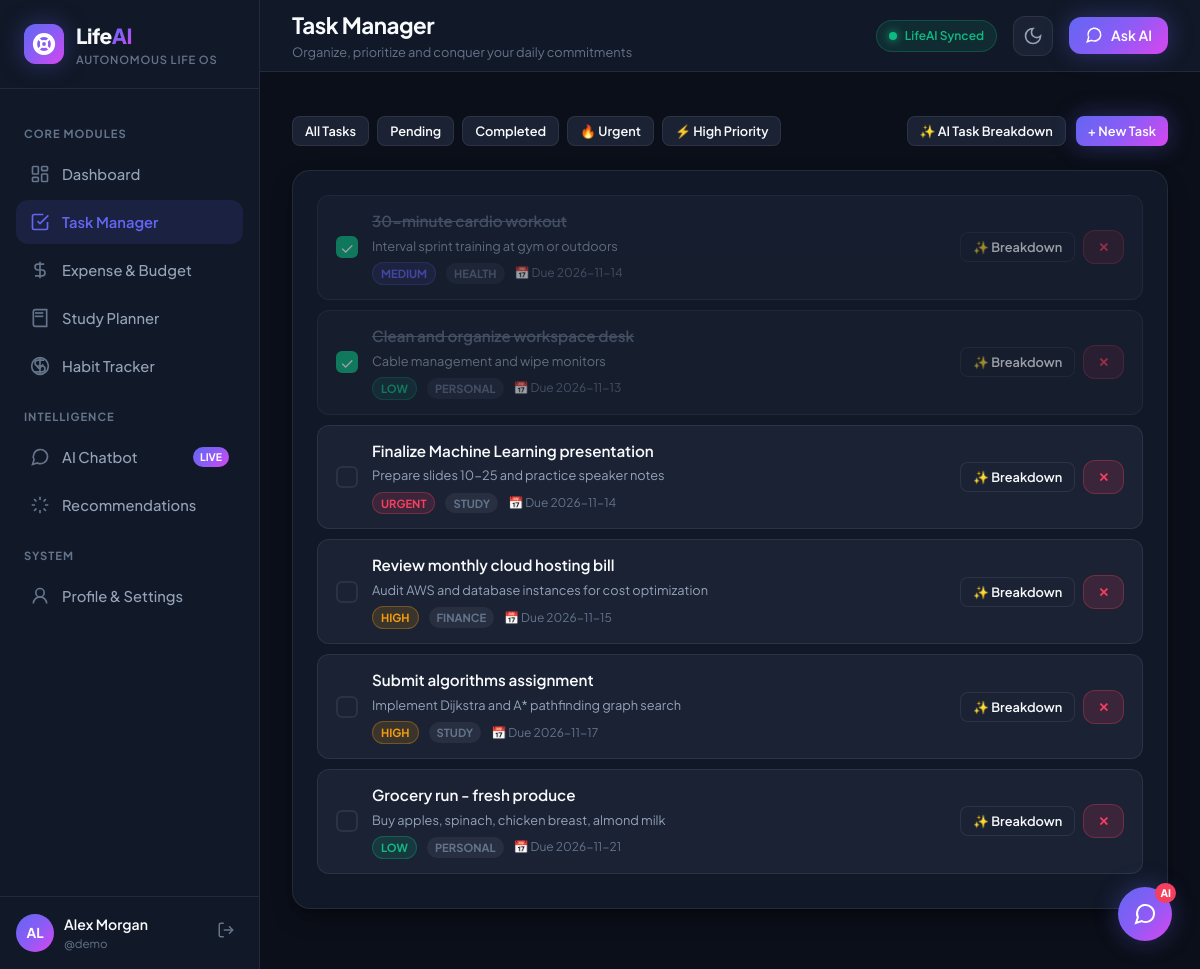
Page /tasks (signed in) on the committed database.
### tables this page shows
CREATE TABLE users (
        id INTEGER PRIMARY KEY AUTOINCREMENT,
        username TEXT UNIQUE NOT NULL,
        email TEXT UNIQUE NOT NULL,
        password_hash TEXT NOT NULL,
        full_name TEXT NOT NULL,
        monthly_budget REAL DEFAULT 2500.0,
        theme TEXT DEFAULT 'dark',
        created_at TIMESTAMP DEFAULT CURRENT_TIMESTAMP
    );

CREATE TABLE tasks (
        id INTEGER PRIMARY KEY AUTOINCREMENT,
        user_id INTEGER NOT NULL,
        title TEXT NOT NULL,
        description TEXT,
        category TEXT DEFAULT 'Work',
        priority TEXT DEFAULT 'Medium',
        due_date TEXT,
        status TEXT DEFAULT 'Pending',
        created_at TIMESTAMP DEFAULT CURRENT_TIMESTAMP,
        FOREIGN KEY (user_id) REFERENCES users (id) ON DELETE CASCADE
    );

### app.py (the view)
@app.route('/tasks')
@login_required
def tasks():
    user_id = session['user_id']
    conn = get_db()
    all_tasks = conn.execute("""
        SELECT * FROM tasks
        WHERE user_id = ?
        ORDER BY
            status ASC,
            CASE priority
                WHEN 'Urgent' THEN 1
                WHEN 'High' THEN 2
                WHEN 'Medium' THEN 3
                ELSE 4
            END,
            due_date ASC
    """, (user_id,)).fetchall()
    conn.close()
    today_str = date.today().isoformat()
    return render_template('tasks.html', tasks=all_tasks, today=today_str)

### app.py (called while the page is built)
def login_required(f):
    @wraps(f)
    def decorated_function(*args, **kwargs):
        if 'user_id' not in session:
            flash('Please log in to access your LifeAI dashboard.', 'warning')
            return redirect(url_for('login'))
        return f(*args, **kwargs)
    return decorated_function

@app.context_processor
def inject_user():
    if 'user_id' in session:
        conn = get_db()
        user = conn.execute("SELECT * FROM users WHERE id = ?", (session['user_id'],)).fetchone()
        conn.close()
        return {'current_user': user}
    return {'current_user': None}

### database.py (called while the page is built)
def get_db():
    conn = sqlite3.connect(DB_PATH, timeout=30.0)
    conn.row_factory = sqlite3.Row
    conn.execute("PRAGMA journal_mode = WAL")
    conn.execute("PRAGMA foreign_keys = ON")
    return conn

### templates/tasks.html (shortened to what this page needs)
{% extends 'base.html' %}
{% block page_title %}Task Manager{% endblock %}
{% block page_subtitle %}Organize, prioritize and conquer your daily commitments{% endblock %}
{% block content %}
<div style="display: flex; align-items: center; justify-content: space-between; margin-bottom: 24px; flex-wrap: wrap; gap: 14px;">
    <div style="display: flex; gap: 8px; flex-wrap: wrap;">
        <button class="btn-secondary btn-sm task-filter-btn active" onclick="filterTasks('all')">All Tasks</button>
        <button class="btn-secondary btn-sm task-filter-btn" onclick="filterTasks('Pending')">Pending</button>
        <button class="btn-secondary btn-sm task-filter-btn" onclick="filterTasks('Completed')">Completed</button>
        <button class="btn-secondary btn-sm task-filter-btn" onclick="filterTasks('Urgent')">🔥 Urgent</button>
        <button class="btn-secondary btn-sm task-filter-btn" onclick="filterTasks('High')">⚡ High Priority</button>
    </div>
    <div style="display: flex; gap: 10px;">
        <button class="btn-secondary btn-sm" onclick="openModal('aiBreakdownModal')">
            ✨ AI Task Breakdown
        </button>
        <button class="btn-primary btn-sm" onclick="openModal('newTaskModal')">
            + New Task
        </button>
    </div>
</div>
<div class="glass-card">
    <div id="tasksList">
        {% if tasks %}
            {% for task in tasks %}
            <div class="task-item {{ 'completed' if task.status == 'Completed' else '' }}"
                 id="task-row-{{ task.id }}"
                 data-status="{{ task.status }}"
                 data-priority="{{ task.priority }}"
                 data-category="{{ task.category }}">
                <div class="task-left">
                    <button class="task-checkbox {{ 'checked' if task.status == 'Completed' else '' }}"
                            onclick="toggleTaskStatus({{ task.id }}, this)"
                            title="Toggle status">
                        {% if task.status == 'Completed' %}✓{% endif %}
                    </button>
                    <div class="task-info">
                        <div class="task-title">{{ task.title }}</div>
                        {% if task.description %}
                        <div style="font-size: 0.8rem; color: var(--text-secondary); margin-top: 2px;">{{ task.description }}</div>
                        {% endif %}
                        <div class="task-meta" style="margin-top: 4px;">
                            <span class="tag-badge priority-{{ task.priority }}">{{ task.priority }}</span>
                            <span class="tag-badge" style="background: rgba(255,255,255,0.06);">{{ task.category }}</span>
                            {% if task.due_date %}
                            <span>📅 Due {{ task.due_date }}</span>
                            {% endif %}
                        </div>
                    </div>
                </div>
                <div style="display: flex; align-items: center; gap: 8px;">
                    <button class="btn-secondary btn-sm" onclick="suggestSubtasks('{{ task.title|replace("'", "\\'") }}')" title="Break down with AI">
                        ✨ Breakdown
                    </button>
                    <button class="btn-danger btn-sm" onclick="deleteTask({{ task.id }})" title="Delete task">
                        ✕
                    </button>
                </div>
            </div>
            {% endfor %}
        {% else %}
            <div style="text-align: center; padding: 40px; color: var(--text-muted);">
                No tasks logged yet. Click "+ New Task" to schedule your first commitment!
            </div>
        {% endif %}
    </div>
</div>
{% endblock %}

### templates/base.html (shortened to what this page needs)
<!DOCTYPE html>
<html lang="en" data-theme="{{ session.get('theme', 'dark') }}">
<head>
    <link rel="stylesheet" href="{{ url_for('static', filename='css/style.css') }}">
</head>
<body class="{{ 'authenticated' if current_user else 'auth-page' }}">
    {% if current_user %}
    <div class="app-layout">
        <aside class="sidebar" id="sidebar">
            <div class="sidebar-header">
                <a href="{{ url_for('dashboard') }}" class="brand-logo">
                    <div class="logo-orb">
                        <span class="orb-pulse"></span>
                    </div>
                    <div class="brand-text">
                        <span class="brand-name">Life<span>AI</span></span>
                        <span class="brand-tag">Autonomous Life OS</span>
                    </div>
                </a>
            </div>
            <nav class="sidebar-nav">
                <div class="nav-section-title">CORE MODULES</div>
                <a href="{{ url_for('dashboard') }}" class="nav-item {{ 'active' if request.endpoint == 'dashboard' else '' }}">
                    <svg width="20" height="20" viewBox="0 0 24 24" fill="none" stroke="currentColor" stroke-width="2"><rect width="7" height="9" x="3" y="3" rx="1"/><rect width="7" height="5" x="14" y="3" rx="1"/><rect width="7" height="9" x="14" y="12" rx="1"/><rect width="7" height="5" x="3" y="16" rx="1"/></svg>
                    <span>Dashboard</span>
                </a>
                <a href="{{ url_for('tasks') }}" class="nav-item {{ 'active' if request.endpoint == 'tasks' else '' }}">
                    <svg width="20" height="20" viewBox="0 0 24 24" fill="none" stroke="currentColor" stroke-width="2"><path d="m9 11 3 3L22 4"/><path d="M21 12v7a2 2 0 0 1-2 2H5a2 2 0 0 1-2-2V5a2 2 0 0 1 2-2h11"/></svg>
                    <span>Task Manager</span>
                </a>
                <a href="{{ url_for('expenses') }}" class="nav-item {{ 'active' if request.endpoint == 'expenses' else '' }}">
                    <svg width="20" height="20" viewBox="0 0 24 24" fill="none" stroke="currentColor" stroke-width="2"><line x1="12" x2="12" y1="2" y2="22"/><path d="M17 5H9.5a3.5 3.5 0 0 0 0 7h5a3.5 3.5 0 0 1 0 7H6"/></svg>
                    <span>Expense & Budget</span>
                </a>
                <a href="{{ url_for('study') }}" class="nav-item {{ 'active' if request.endpoint == 'study' else '' }}">
                    <svg width="20" height="20" viewBox="0 0 24 24" fill="none" stroke="currentColor" stroke-width="2"><path d="M4 19.5v-15A2.5 2.5 0 0 1 6.5 2H20v20H6.5a2.5 2.5 0 0 1-2.5-2.5Z"/><path d="M6 6h10"/><path d="M6 10h10"/></svg>
                    <span>Study Planner</span>
                </a>
                <a href="{{ url_for('habits') }}" class="nav-item {{ 'active' if request.endpoint == 'habits' else '' }}">
                    <svg width="20" height="20" viewBox="0 0 24 24" fill="none" stroke="currentColor" stroke-width="2"><path d="M12 2v20M17 5H9.5a3.5 3.5 0 0 0 0 7h5a3.5 3.5 0 0 1 0 7H6"/><circle cx="12" cy="12" r="10"/><path d="m8 12 3 3 5-5"/></svg>
                    <span>Habit Tracker</span>
                </a>
                <div class="nav-section-title">INTELLIGENCE</div>
                <a href="{{ url_for('chat') }}" class="nav-item ai-item {{ 'active' if request.endpoint == 'chat' else '' }}">
                    <svg width="20" height="20" viewBox="0 0 24 24" fill="none" stroke="currentColor" stroke-width="2"><path d="m3 21 1.9-5.7a8.5 8.5 0 1 1 3.8 3.8z"/></svg>
                    <span>AI Chatbot</span>
                    <span class="nav-badge">Live</span>
                </a>
                <a href="{{ url_for('recommendations') }}" class="nav-item {{ 'active' if request.endpoint == 'recommendations' else '' }}">
                    <svg width="20" height="20" viewBox="0 0 24 24" fill="none" stroke="currentColor" stroke-width="2"><path d="M12 2v4M12 18v4M4.93 4.93l2.83 2.83M16.24 16.24l2.83 2.83M2 12h4M18 12h4M4.93 19.07l2.83-2.83M16.24 7.76l2.83-2.83"/></svg>
                    <span>Recommendations</span>
                </a>
                <div class="nav-section-title">SYSTEM</div>
                <a href="{{ url_for('profile') }}" class="nav-item {{ 'active' if request.endpoint == 'profile' else '' }}">
                    <svg width="20" height="20" viewBox="0 0 24 24" fill="none" stroke="currentColor" stroke-width="2"><circle cx="12" cy="8" r="5"/><path d="M20 21a8 8 0 1 0-16 0"/></svg>
                    <span>Profile & Settings</span>
                </a>
            </nav>
            <div class="sidebar-footer">
                <div class="user-card-mini">
                    <div class="avatar-circle">{{ current_user.full_name[:2].upper() }}</div>
                    <div class="user-meta">
                        <span class="user-name">{{ current_user.full_name }}</span>
                        <span class="user-role">@{{ current_user.username }}</span>
                    </div>
                </div>
                <a href="{{ url_for('logout') }}" class="btn-logout" title="Sign out">
                    <svg width="18" height="18" viewBox="0 0 24 24" fill="none" stroke="currentColor" stroke-width="2"><path d="M9 21H5a2 2 0 0 1-2-2V5a2 2 0 0 1 2-2h4"/><polyline points="16 17 21 12 16 7"/><line x1="21" x2="9" y1="12" y2="12"/></svg>
                </a>
            </div>
        </aside>
        <div class="main-content-wrapper">
            <header class="topbar">
                <div class="topbar-left">
                    <div class="page-title-group">
                        <h1 class="page-heading">{% block page_title %}Dashboard{% endblock %}</h1>
                        <span class="page-subheading">{% block page_subtitle %}Your autonomous daily life overview{% endblock %}</span>
                    </div>
                </div>
                <div class="topbar-right">
                    <div class="ai-status-pill">
                        <span class="status-dot"></span>
                        <span class="status-label">LifeAI Synced</span>
                    </div>
                    <button class="theme-toggle-btn" id="themeToggleBtn" title="Toggle dark/light theme" aria-label="Toggle theme">
                        <svg class="moon-icon" width="20" height="20" viewBox="0 0 24 24" fill="none" stroke="currentColor" stroke-width="2"><path d="M12 3a6 6 0 0 0 9 9 9 9 0 1 1-9-9Z"/></svg>
                    </button>
                    <a href="{{ url_for('chat') }}" class="btn-topbar-chat">
                        <svg width="18" height="18" viewBox="0 0 24 24" fill="none" stroke="currentColor" stroke-width="2"><path d="m3 21 1.9-5.7a8.5 8.5 0 1 1 3.8 3.8z"/></svg>
                        <span>Ask AI</span>
                    </a>
                </div>
            </header>
            <div class="alerts-container">
            </div>
            <main class="page-content">
                {% block content %}{% endblock %}
            </main>
        </div>
    </div>
    {% else %}
    <div class="auth-wrapper">
        {% block auth_content %}{% endblock %}
    </div>
    {% endif %}
    {% if current_user and request.endpoint != 'chat' %}
    <a href="{{ url_for('chat') }}" class="floating-ai-fab" title="Chat with LifeAI">
        <svg width="24" height="24" viewBox="0 0 24 24" fill="none" stroke="currentColor" stroke-width="2"><path d="m3 21 1.9-5.7a8.5 8.5 0 1 1 3.8 3.8z"/></svg>
        <span class="fab-badge">AI</span>
    </a>
    {% endif %}
</body>
</html>

### rows in the picture
users: full_name "AL", full_name "Alex Morgan", username "demo"
tasks: title "30-minute cardio workout", description "Interval sprint training at gym or outdoors", priority "MEDIUM", category "HEALTH", due_date "2026-11-14"
tasks: title "Clean and organize workspace desk", description "Cable management and wipe monitors", priority "LOW", category "PERSONAL", due_date "2026-11-13"
tasks: title "Finalize Machine Learning presentation", description "Prepare slides 10-25 and practice speaker notes", priority "URGENT", category "STUDY", due_date "2026-11-14"
tasks: title "Review monthly cloud hosting bill", description "Audit AWS and database instances for cost optimization", priority "HIGH", category "FINANCE", due_date "2026-11-15"
tasks: title "Submit algorithms assignment", description "Implement Dijkstra and A* pathfinding graph search", priority "HIGH", category "STUDY", due_date "2026-11-17"
tasks: title "Grocery run - fresh produce", description "Buy apples, spinach, chicken breast, almond milk", priority "LOW", category "PERSONAL", due_date "2026-11-21"
